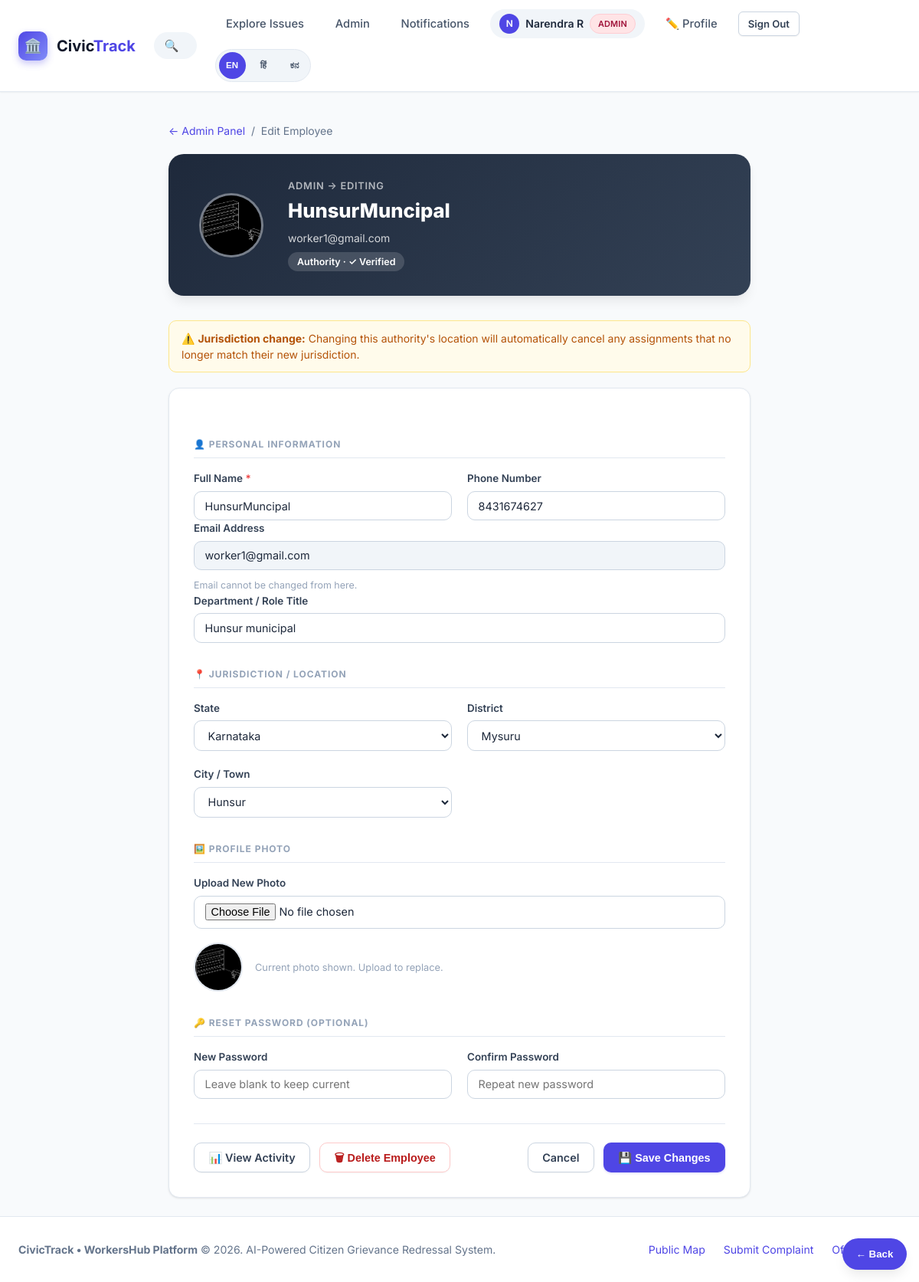
The page /admin/user/7/edit (signed in) on the database its author committed.
### models.py (models this page shows, shortened)
class User(UserMixin, db.Model):
    __tablename__ = "users"
    id = db.Column(db.Integer, primary_key=True)
    name = db.Column(db.String(120), nullable=False)
    email = db.Column(db.String(160), unique=True, nullable=False, index=True)
    password_hash = db.Column(db.String(255), nullable=False)
    role = db.Column(db.String(20), nullable=False, default="citizen")  # citizen | authority | worker | admin
    phone = db.Column(db.String(20), nullable=True)
    state = db.Column(db.String(100), nullable=True)
    district = db.Column(db.String(100), nullable=True)
    city_town = db.Column(db.String(120), nullable=True)
    department = db.Column(db.String(100), nullable=True)  # For authority/worker: e.g. Roads, Sanitation
    profile_photo = db.Column(db.String(255), nullable=True)
    is_verified = db.Column(db.Boolean, nullable=False, default=False)
    created_at = db.Column(db.DateTime, default=datetime.utcnow)
    reported_issues = db.relationship("Issue", backref="reporter", lazy="dynamic",
                                      foreign_keys="Issue.reporter_id")
    assigned_issues = db.relationship("Issue", backref="assignee", lazy="dynamic",
                                      foreign_keys="Issue.assigned_to_id")
    assignments = db.relationship("IssueAssignment", backref="user", lazy="dynamic",
                                  foreign_keys="IssueAssignment.user_id", cascade="all, delete-orphan")
    chat_messages = db.relationship("ChatMessage", backref="sender", lazy="dynamic",
                                    foreign_keys="ChatMessage.user_id", cascade="all, delete-orphan")
    upvotes = db.relationship("Upvote", backref="user", lazy="dynamic", cascade="all, delete-orphan")
    notifications = db.relationship("Notification", backref="user", lazy="dynamic", cascade="all, delete-orphan")
    @property
    def is_admin(self):
        return self.role == "admin"

### app.py (the view, shortened to what this page needs)
@app.route("/admin/user/<int:user_id>/edit", methods=["GET", "POST"])
@login_required
@admin_required
def admin_edit_user(user_id):
    user = User.query.get_or_404(user_id)
    if user.role not in ("authority", "worker"):
        flash("Only authority and worker profiles can be edited from here.", "warning")
        return redirect(url_for("admin_panel"))
    all_states = [r[0] for r in db.session.query(Place.state).distinct().order_by(Place.state).all()]
    return render_template("admin_edit_user.html", user=user, states=all_states)

### app.py (called while the page is built)
@login_manager.user_loader
def load_user(user_id):
    return User.query.get(int(user_id))

@app.context_processor
def inject_global_data():
    unread_notifications_count = 0
    if current_user.is_authenticated:
        unread_notifications_count = Notification.query.filter_by(
            user_id=current_user.id, is_read=False
        ).count()
    return {
        "unread_notifications_count": unread_notifications_count,
        "CATEGORIES": Config.CATEGORIES,
        "STATUSES": Config.STATUSES,
        "PRIORITIES": Config.PRIORITIES,
        "current_year": datetime.utcnow().year,
    }

def admin_required(view):
    @wraps(view)
    def wrapped(*args, **kwargs):
        if not current_user.is_authenticated or not current_user.is_admin:
            flash("Admin access is required for this area.", "warning")
            return redirect(url_for("login"))
        return view(*args, **kwargs)
    return wrapped

### templates/admin_edit_user.html (shortened to what this page needs)
{% extends "base.html" %}
{% block content %}
<div style="max-width:760px;margin:0 auto;">
  <div style="margin-bottom:1.25rem;font-size:.875rem;color:var(--slate-500);">
    <a href="{{ url_for('admin_panel') }}" style="color:var(--primary-600);">← Admin Panel</a>
    &nbsp;/&nbsp; Edit Employee
  </div>
  <div class="admin-edit-hero">
    <div class="emp-avatar">
      {% if user.profile_photo %}
        <img src="{{ url_for('static', filename='uploads/' + user.profile_photo) }}" alt="{{ user.name }}">
      {% else %}
        {{ user.name[0]|upper }}
      {% endif %}
    </div>
    <div>
      <div style="font-size:.8rem;opacity:.65;text-transform:uppercase;letter-spacing:.06em;font-weight:600;">Admin → Editing</div>
      <h1 style="font-size:1.6rem;font-weight:800;margin:.2rem 0 .4rem;">{{ user.name }}</h1>
      <div style="opacity:.8;font-size:.875rem;">{{ user.email }}</div>
      <span style="display:inline-block;margin-top:.5rem;background:rgba(255,255,255,.15);border-radius:999px;padding:.2rem .75rem;font-size:.78rem;font-weight:600;text-transform:capitalize;">{{ user.role }}{% if user.is_verified %} · ✓ Verified{% endif %}</span>
    </div>
  </div>
  {% if user.role == 'authority' %}
  <div class="warn-box">
    ⚠️ <strong>Jurisdiction change:</strong> Changing this authority's location will automatically cancel any assignments that no longer match their new jurisdiction.
  </div>
  {% endif %}
  <div class="card" style="padding:2rem;">
    <form method="POST" enctype="multipart/form-data" id="edit-user-form">
      <div class="section-divider">👤 Personal Information</div>
      <div class="form-grid-2">
        <div class="form-group">
          <label class="form-label" for="name">Full Name <span style="color:var(--danger-solid)">*</span></label>
          <input id="name" name="name" class="form-control" type="text" value="{{ user.name }}" required maxlength="120">
        </div>
        <div class="form-group">
          <label class="form-label" for="phone">Phone Number</label>
          <input id="phone" name="phone" class="form-control" type="tel" value="{{ user.phone or '' }}" maxlength="20">
        </div>
      </div>
      <div class="form-group">
        <label class="form-label">Email Address</label>
        <input class="form-control" type="email" value="{{ user.email }}" disabled style="background:var(--slate-100);cursor:not-allowed;">
        <div style="font-size:.78rem;color:var(--slate-400);margin-top:.3rem;">Email cannot be changed from here.</div>
      </div>
      <div class="form-group">
        <label class="form-label" for="department">Department / Role Title</label>
        <input id="department" name="department" class="form-control" type="text" value="{{ user.department or '' }}" maxlength="100" placeholder="e.g. Roads, Sanitation, Public Works...">
      </div>
      <div class="section-divider">📍 Jurisdiction / Location</div>
      <div class="form-grid-2">
        <div class="form-group">
          <label class="form-label" for="state">State</label>
          <select id="state" name="state" class="form-select" onchange="loadDistricts(this.value)">
            {% for s in states %}
              <option value="{{ s }}" {% if user.state == s %}selected{% endif %}>{{ s }}</option>
            {% endfor %}
          </select>
        </div>
        <div class="form-group">
          <label class="form-label" for="district">District</label>
          <select id="district" name="district" class="form-select" onchange="loadCities(document.getElementById('state').value, this.value)">
            {% if user.district %}
              <option value="{{ user.district }}" selected>{{ user.district }}</option>
            {% endif %}
          </select>
        </div>
        <div class="form-group">
          <label class="form-label" for="city_town">City / Town</label>
          <select id="city_town" name="city_town" class="form-select">
            {% if user.city_town %}
              <option value="{{ user.city_town }}" selected>{{ user.city_town }}</option>
            {% endif %}
          </select>
        </div>
      </div>
      <div class="section-divider">🖼️ Profile Photo</div>
      <div class="form-group">
        <label class="form-label" for="profile_photo">Upload New Photo</label>
        <input id="profile_photo" name="profile_photo" type="file" class="form-control" accept="image/*" onchange="previewPhoto(this)">
        <div style="margin-top:.75rem;display:flex;gap:1rem;align-items:center;">
          {% if user.profile_photo %}
            <img src="{{ url_for('static', filename='uploads/' + user.profile_photo) }}" style="width:64px;height:64px;border-radius:50%;object-fit:cover;border:2px solid var(--border-subtle);" alt="Current photo">
          {% endif %}
          <span style="font-size:.8rem;color:var(--slate-400);">{% if user.profile_photo %}Current photo shown. Upload to replace.{% else %}No photo set. Upload one.{% endif %}</span>
        </div>
      </div>
      <div class="section-divider">🔑 Reset Password (optional)</div>
      <div class="form-grid-2">
        <div class="form-group">
          <label class="form-label" for="new_password">New Password</label>
          <input id="new_password" name="new_password" class="form-control" type="password" minlength="6" placeholder="Leave blank to keep current">
        </div>
        <div class="form-group">
          <label class="form-label" for="confirm_password">Confirm Password</label>
          <input id="confirm_password" name="confirm_password" class="form-control" type="password" placeholder="Repeat new password">
        </div>
      </div>
      <div style="display:flex;gap:1rem;justify-content:space-between;margin-top:2rem;padding-top:1.5rem;border-top:1px solid var(--border-subtle);flex-wrap:wrap;">
        <div style="display:flex;gap:.75rem;">
          <a href="{{ url_for('admin_user_activity', user_id=user.id) }}" class="btn btn-secondary">📊 View Activity</a>
          <form method="POST" action="{{ url_for('admin_delete_user', user_id=user.id) }}" onsubmit="return confirm('Permanently delete {{ user.name }}? This cannot be undone.')">
            <button type="submit" class="btn btn-secondary" style="border-color:var(--danger-border);color:var(--danger-text);">🗑 Delete Employee</button>
          </form>
        </div>
        <div style="display:flex;gap:.75rem;">
          <a href="{{ url_for('admin_panel') }}" class="btn btn-secondary">Cancel</a>
          <button type="submit" class="btn btn-primary">💾 Save Changes</button>
        </div>
      </div>
    </form>
  </div>
</div>
{% endblock %}

### templates/base.html (shortened to what this page needs)
<!DOCTYPE html>
<html lang="en">
<head>
  <link rel="stylesheet" href="https://unpkg.com/leaflet@1.9.4/dist/leaflet.css" />
  <link rel="stylesheet" href="{{ url_for('static', filename='css/style.css') }}">
</head>
<body>
  <nav class="navbar">
    <div class="nav-container">
      <a href="{{ url_for('index') }}" class="brand-logo">
        <div class="brand-icon">🏛️</div>
        <span>Civic<strong style="color: var(--primary-600);">Track</strong></span>
      </a>
      <form action="{{ url_for('index') }}" method="GET" class="nav-search-form">
        <span class="nav-search-icon">🔍</span>
        <input
          type="text"
          name="q"
          class="nav-search-input"
          data-i18n-placeholder="searchIssuesPlaceholder"
          placeholder="Search issues, case codes, localities..."
          value="{{ request.args.get('q', '') }}"
        >
      </form>
      <ul class="nav-menu">
        <li>
          <a href="{{ url_for('index') }}" class="nav-link {% if request.endpoint == 'index' %}active{% endif %}" data-i18n="navExplore">
          </a>
        </li>
        {% if current_user.is_authenticated %}
          {% if current_user.is_admin %}
            <li>
              <a href="{{ url_for('admin_panel') }}" class="nav-link {% if request.endpoint == 'admin_panel' %}active{% endif %}" data-i18n="navAdmin">
              </a>
            </li>
          {% elif current_user.role == 'worker' %}
            <li><a href="{{ url_for('dashboard') }}" class="nav-link">🛠️ My Work</a></li>
          {% elif current_user.is_authority %}
            <li><a href="{{ url_for('dashboard') }}" class="nav-link">⚙️ Authority Queue</a></li>
            <li><a href="{{ url_for('authority_history') }}" class="nav-link">📚 History</a></li>
          {% else %}
            <li><a href="{{ url_for('my_reports') }}" class="nav-link">📋 My Active Reports</a></li>
            <li><a href="{{ url_for('client_history') }}" class="nav-link">📚 My History</a></li>
          {% endif %}
          <li>
            <a href="{{ url_for('notifications') }}" class="nav-link {% if request.endpoint == 'notifications' %}active{% endif %}" data-i18n="notifications">
            </a>
          </li>
          <li>
            <div class="user-pill">
              {% if current_user.profile_photo %}
                <img src="{{ url_for('static', filename='uploads/' + current_user.profile_photo) }}" alt="{{ current_user.name }}" class="user-avatar small-user-avatar">
              {% else %}
                <span class="user-avatar">{{ current_user.name[0] | upper }}</span>
              {% endif %}
              <span>{{ current_user.name }}</span>
              <span class="badge {% if current_user.role == 'worker' %}badge-acknowledged{% elif current_user.is_admin %}badge-priority-urgent{% else %}badge-acknowledged{% endif %}" style="font-size: 0.68rem;">
                {{ current_user.role }}
              </span>
            </div>
          </li>
          <li>
            <a href="{{ url_for('profile_edit') }}" class="nav-link {% if request.endpoint == 'profile_edit' %}active{% endif %}" title="Edit your profile">
              ✏️ Profile
            </a>
          </li>
          <li>
            <a href="{{ url_for('logout') }}" class="btn btn-sm btn-secondary" data-i18n="navSignOut">
            </a>
          </li>
        {% endif %}
        <li>
          <div class="lang-switcher" aria-label="Language selector">
            <button type="button" class="lang-btn active" data-lang="en">EN</button>
            <button type="button" class="lang-btn" data-lang="hi">हिं</button>
            <button type="button" class="lang-btn" data-lang="kn">ಕನ</button>
          </div>
        </li>
      </ul>
    </div>
  </nav>
  <main class="main-content">
    {% block content %}{% endblock %}
  </main>
  <button type="button" class="floating-back-btn" onclick="history.back()">← Back</button>
  <footer class="footer">
    <div class="footer-container">
      <div>
        <strong>CivicTrack &bull; WorkersHub Platform</strong> &copy; {{ current_year }}. AI-Powered Citizen Grievance Redressal System.
      </div>
      <div style="display: flex; gap: 1.5rem;">
        <a href="{{ url_for('index') }}" data-i18n="publicMap">Public Map</a>
        <a href="{{ url_for('report_issue') }}" data-i18n="submitComplaint">Submit Complaint</a>
        <a href="{{ url_for('login') }}" data-i18n="officialPortal">Official Portal</a>
      </div>
    </div>
  </footer>
</body>
</html>

### templates/admin_edit_user.html (style rules this page uses)
.admin-edit-hero { background: linear-gradient(135deg, #1e293b 0%, #334155 100%); border-radius: var(--radius-xl); padding: 2rem 2.5rem; color: #fff; display: flex; align-items: center; gap: 2rem; margin-bottom: 2rem; box-shadow: var(--shadow-lg); }
.emp-avatar { width: 84px; height: 84px; border-radius: 50%; border: 3px solid rgba(255,255,255,.3); display: flex; align-items: center; justify-content: center; font-size: 2rem; font-weight: 800; color:#fff; background: rgba(255,255,255,.12); overflow: hidden; flex-shrink: 0; }
.emp-avatar img { width:100%;height:100%;object-fit:cover; }
.section-divider { font-size: .75rem; font-weight: 700; text-transform: uppercase; letter-spacing: .08em; color: var(--slate-400); margin: 2rem 0 1rem; padding-bottom: .5rem; border-bottom: 1px solid var(--border-subtle); }
.form-grid-2 { display: grid; grid-template-columns: 1fr 1fr; gap: 1.25rem; }
.warn-box { background: var(--warning-bg); border: 1px solid var(--warning-border); color: var(--warning-text); border-radius: var(--radius-md); padding: .75rem 1rem; font-size: .875rem; margin-bottom: 1.25rem; }

### rows shown on the page
User: name "N", name "Narendra R", role "ADMIN"
User: profile_photo (picture), name "HunsurMuncipal", email "worker1@gmail.com", role "Authority", phone "8431674627", department "Hunsur municipal", state "Karnataka", district "Mysuru", city_town "Hunsur"
